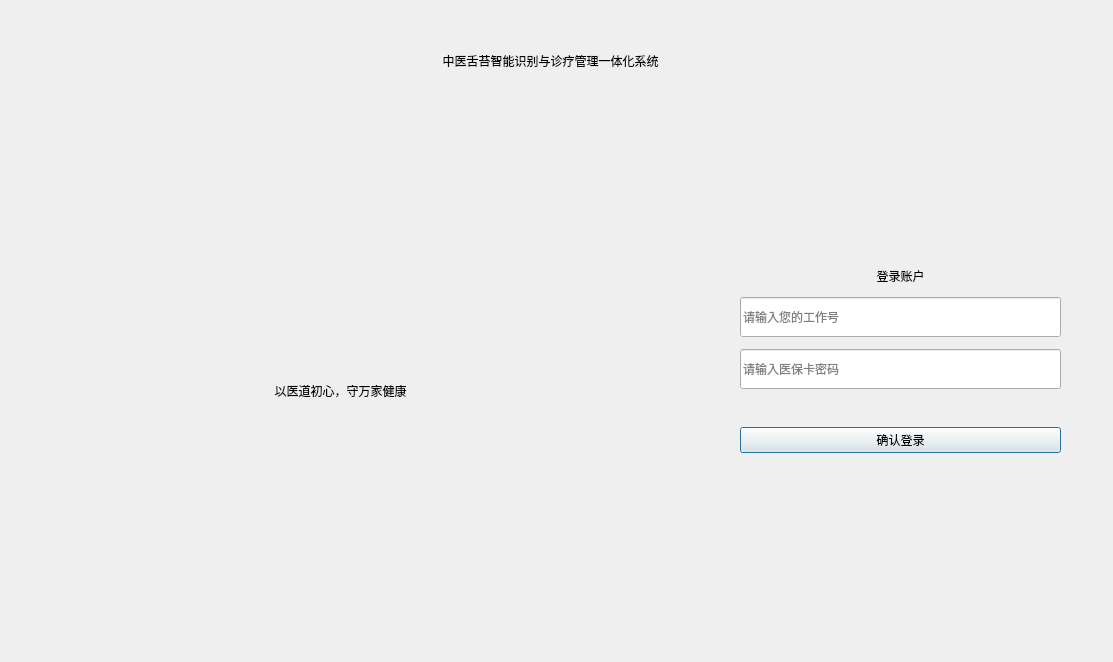
<?xml version="1.0" encoding="UTF-8"?>
<ui version="4.0">
 <class>Login_Dialog</class>
 <widget class="QDialog" name="Login_Dialog">
  <property name="geometry">
   <rect>
    <x>0</x>
    <y>0</y>
    <width>1113</width>
    <height>662</height>
   </rect>
  </property>
  <property name="windowTitle">
   <string>Dialog</string>
  </property>
  <widget class="QStackedWidget" name="stackedWidget">
   <property name="geometry">
    <rect>
     <x>10</x>
     <y>10</y>
     <width>1101</width>
     <height>651</height>
    </rect>
   </property>
   <property name="currentIndex">
    <number>0</number>
   </property>
   <widget class="QWidget" name="page_main">
    <widget class="QWidget" name="mian_widget" native="true">
     <property name="geometry">
      <rect>
       <x>700</x>
       <y>110</y>
       <width>391</width>
       <height>531</height>
      </rect>
     </property>
     <widget class="QWidget" name="verticalLayoutWidget">
      <property name="geometry">
       <rect>
        <x>10</x>
        <y>0</y>
        <width>361</width>
        <height>513</height>
       </rect>
      </property>
      <layout class="QVBoxLayout" name="main_layout" stretch="0,0,0,0,0,0,0">
       <property name="spacing">
        <number>12</number>
       </property>
       <property name="leftMargin">
        <number>20</number>
       </property>
       <property name="topMargin">
        <number>30</number>
       </property>
       <property name="rightMargin">
        <number>20</number>
       </property>
       <property name="bottomMargin">
        <number>30</number>
       </property>
       <item>
        <spacer name="verticalSpacer_2">
         <property name="orientation">
          <enum>Qt::Orientation::Vertical</enum>
         </property>
         <property name="sizeHint" stdset="0">
          <size>
           <width>20</width>
           <height>50</height>
          </size>
         </property>
        </spacer>
       </item>
       <item>
        <widget class="QLabel" name="lab_title">
         <property name="sizePolicy">
          <sizepolicy hsizetype="Preferred" vsizetype="Fixed">
           <horstretch>0</horstretch>
           <verstretch>0</verstretch>
          </sizepolicy>
         </property>
         <property name="text">
          <string>登录账户</string>
         </property>
         <property name="alignment">
          <set>Qt::AlignmentFlag::AlignCenter</set>
         </property>
        </widget>
       </item>
       <item>
        <widget class="QLineEdit" name="edit_user">
         <property name="minimumSize">
          <size>
           <width>40</width>
           <height>40</height>
          </size>
         </property>
         <property name="text">
          <string/>
         </property>
         <property name="placeholderText">
          <string>请输入您的工作号</string>
         </property>
        </widget>
       </item>
       <item>
        <widget class="QLineEdit" name="edit_pwd">
         <property name="minimumSize">
          <size>
           <width>40</width>
           <height>40</height>
          </size>
         </property>
         <property name="text">
          <string/>
         </property>
         <property name="echoMode">
          <enum>QLineEdit::EchoMode::Password</enum>
         </property>
         <property name="placeholderText">
          <string>请输入医保卡密码</string>
         </property>
        </widget>
       </item>
       <item>
        <widget class="QLabel" name="lab_tip_time">
         <property name="maximumSize">
          <size>
           <width>16777215</width>
           <height>30</height>
          </size>
         </property>
         <property name="text">
          <string/>
         </property>
        </widget>
       </item>
       <item>
        <widget class="QPushButton" name="btn_login">
         <property name="text">
          <string>确认登录</string>
         </property>
        </widget>
       </item>
       <item>
        <spacer name="verticalSpacer">
         <property name="orientation">
          <enum>Qt::Orientation::Vertical</enum>
         </property>
         <property name="sizeType">
          <enum>QSizePolicy::Policy::Expanding</enum>
         </property>
         <property name="sizeHint" stdset="0">
          <size>
           <width>20</width>
           <height>150</height>
          </size>
         </property>
        </spacer>
       </item>
      </layout>
     </widget>
    </widget>
    <widget class="QLabel" name="lab_tip">
     <property name="geometry">
      <rect>
       <x>10</x>
       <y>130</y>
       <width>641</width>
       <height>501</height>
      </rect>
     </property>
     <property name="text">
      <string>以医道初心，守万家健康</string>
     </property>
     <property name="alignment">
      <set>Qt::AlignmentFlag::AlignCenter</set>
     </property>
    </widget>
    <widget class="QWidget" name="horizontalLayoutWidget">
     <property name="geometry">
      <rect>
       <x>0</x>
       <y>0</y>
       <width>1081</width>
       <height>101</height>
      </rect>
     </property>
     <layout class="QHBoxLayout" name="top_layout">
      <item>
       <widget class="QLabel" name="lab_topic">
        <property name="maximumSize">
         <size>
          <width>16777214</width>
          <height>16777215</height>
         </size>
        </property>
        <property name="text">
         <string>中医舌苔智能识别与诊疗管理一体化系统</string>
        </property>
        <property name="alignment">
         <set>Qt::AlignmentFlag::AlignCenter</set>
        </property>
       </widget>
      </item>
     </layout>
    </widget>
   </widget>
   <widget class="QWidget" name="page_phone"/>
  </widget>
 </widget>
 <resources/>
 <connections/>
</ui>
